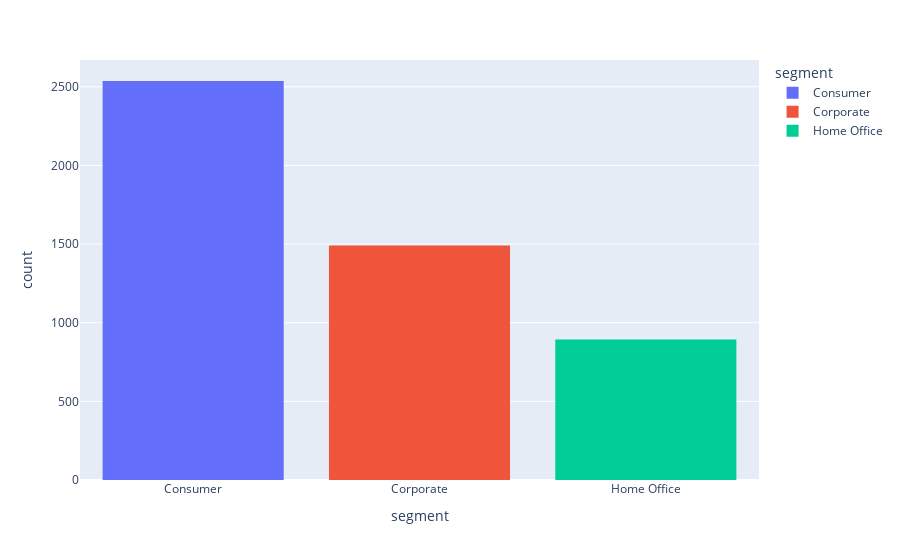

Write notebook code for a chart like this one.
### Markdown cell above
Half of the orders were by the `Consumer` segment, `Corporate` accounts for 30% and and `Home Office` 18%.

### Code cell
fig = px.histogram(segs, x='segment', color = 'segment')
fig.show()

### Figure 1 — Plotly figure (JSON) as saved in the notebook; plotly's stock layout.template omitted (floating-point values rounded to 4 significant figures; data arrays with more than 128 entries replaced by an {"elided": "..."} marker saying what was removed)
{"data": [{"alignmentgroup": "True", "bingroup": "x", "hovertemplate": "segment=%{x}<br>count=%{y}<extra></extra>", "legendgroup": "Consumer", "marker": {"color": "#636efa", "pattern": {"shape": ""}}, "name": "Consumer", "offsetgroup": "Consumer", "orientation": "v", "showlegend": true, "type": "histogram", "x": {"elided": "2537 str values"}, "xaxis": "x", "yaxis": "y"}, {"alignmentgroup": "True", "bingroup": "x", "hovertemplate": "segment=%{x}<br>count=%{y}<extra></extra>", "legendgroup": "Corporate", "marker": {"color": "#EF553B", "pattern": {"shape": ""}}, "name": "Corporate", "offsetgroup": "Corporate", "orientation": "v", "showlegend": true, "type": "histogram", "x": {"elided": "1491 str values"}, "xaxis": "x", "yaxis": "y"}, {"alignmentgroup": "True", "bingroup": "x", "hovertemplate": "segment=%{x}<br>count=%{y}<extra></extra>", "legendgroup": "Home Office", "marker": {"color": "#00cc96", "pattern": {"shape": ""}}, "name": "Home Office", "offsetgroup": "Home Office", "orientation": "v", "showlegend": true, "type": "histogram", "x": {"elided": "894 str values"}, "xaxis": "x", "yaxis": "y"}], "layout": {"autosize": true, "barmode": "relative", "legend": {"title": {"text": "segment"}, "tracegroupgap": 0}, "margin": {"t": 60}, "xaxis": {"anchor": "y", "autorange": true, "categoryarray": ["Consumer", "Corporate", "Home Office"], "categoryorder": "array", "domain": [0, 1], "range": [-0.5, 2.5], "title": {"text": "segment"}, "type": "category"}, "yaxis": {"anchor": "x", "autorange": true, "domain": [0, 1], "range": [0, 2671.0], "title": {"text": "count"}}}}
